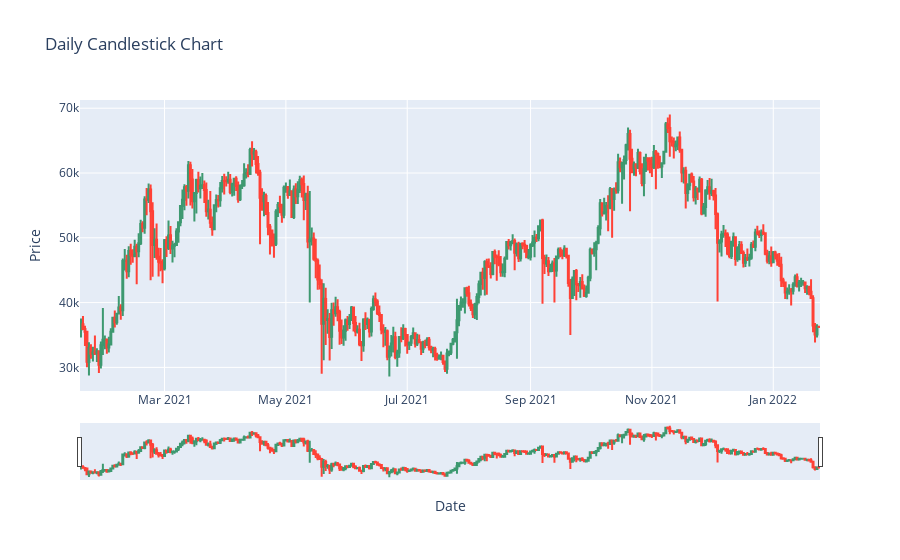
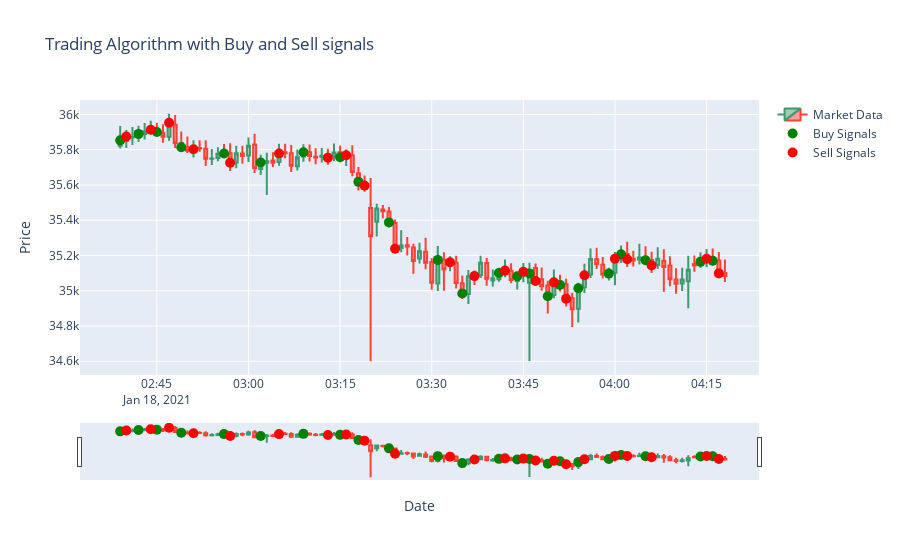

These figures' notebook cell, in order:
### Code cell
# Testing trading_algorithm

# Full data + no candlestick chart plot
print('Full data + no candlestick chart plot:')
trading_algorithm(Y_pred, X_test)

# Full data + daily candlestick chart plot
print('Full data + daily candlestick chart plot:')
trading_algorithm(Y_pred, X_test, candlestick_chart = True, candlestick_chart_daily = True)

# Small subset of data + full candlestick chart plot
print('Small subset of data + full candlestick chart plot:')
trading_algorithm(Y_pred[:100], X_test[:100], candlestick_chart = True)
